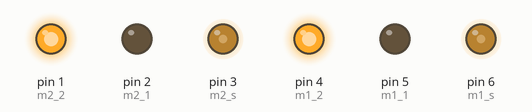
The sketch below on a simulated Arduino Uno, built with avr-gcc and run on an emulated ATmega328P. Parts: output pins drawn as LEDs (lit = HIGH).

Above: at 0.1 s.
Timing chart, 0 to 1.6 s (numbered marks = the images above):
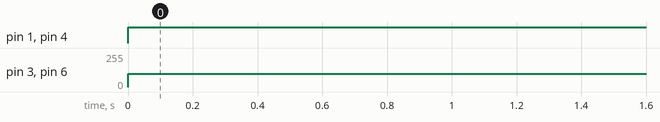

The sketch:

Arduino_Task_-_1.ino
```cpp
#define m1_1 5
#define m1_2 4
#define m1_s 6
#define m2_s 3
#define m2_1 2
#define m2_2 1
void setup() {
pinMode(1,OUTPUT);
pinMode(2,OUTPUT);
pinMode(3,OUTPUT);
pinMode(4,OUTPUT);
pinMode(5,OUTPUT);
pinMode(6,OUTPUT);
}
void loop() {
digitalWrite(m1_1,LOW);
digitalWrite(m1_2,HIGH);
analogWrite(m1_s,100);
digitalWrite(m2_1,LOW);
digitalWrite(m2_2,HIGH);
analogWrite(m2_s,100);
}
```

Measured:
- by itself, pin 1 (m2_2), pin 4 (m1_2): LOW → HIGH at 0.00 s
- by itself, pin 3 (m2_s), pin 6 (m1_s): 0/255 → 100/255 at 0.00 s
